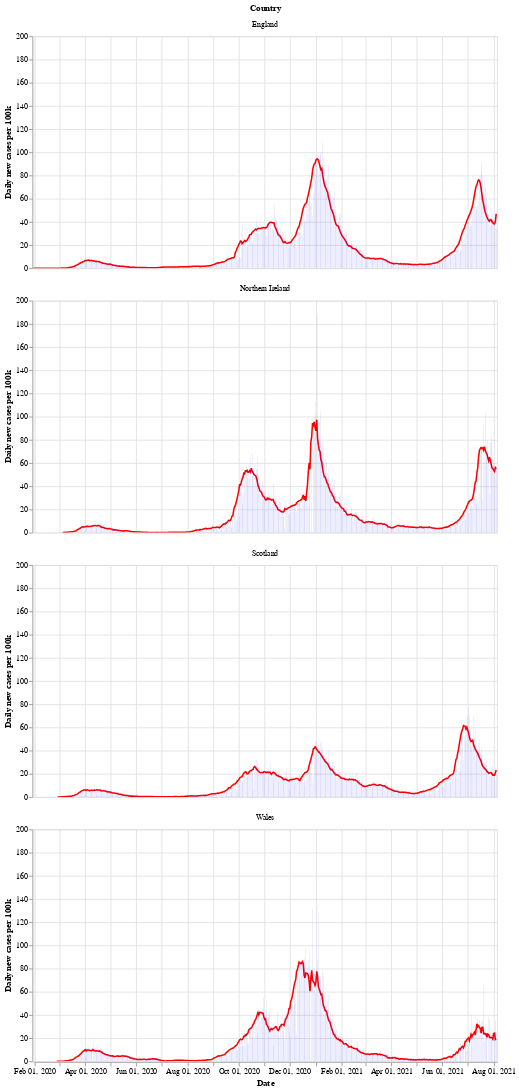

The notebook cell this image was saved under:
### Markdown cell above
Next is a bar chart of the number of new cases in each country (per 100k population), with the 7 day moving average of cases. Again we see that Wales saw a longer period of raising and falling cases compared to the other countries.

After a period of cases falling, each nation is now seeing a rise in the number of cases - especially in Wales.

### Code cell
# collapse
bars = alt.Chart(uk_cases).mark_bar().encode(
    x=alt.X("yearmonthdate(date):T", axis=alt.Axis(title='Date')),
    y=alt.Y("newCasesRate:Q", axis=alt.Axis(title='Daily new cases per 100k')),
    tooltip='newCasesRate',
    color=alt.condition(
        alt.datum.dailyChange > 0,
        alt.value("orange"),  # The positive color
        alt.value("blue")  # The negative color
    )
).properties(title='New cases per 100k population with rolling 7 day average', width=600).interactive()
line = alt.Chart(uk_cases).mark_line(
    color='red',
    size=2,
).transform_window(
    rolling_mean='mean(newCasesRate)',
    frame=[0, 7],
    groupby=['areaName']
).encode(
    x='yearmonthdate(date):T',
    y='rolling_mean:Q'
)
alt.layer(line, bars, data=uk_cases).facet(alt.Row('areaName', title='Country'), columns=1)

### Figure 1 — Vega-Lite specification as saved in the notebook (floating-point values rounded to 4 significant figures; data arrays with more than 128 entries replaced by an {"elided": "..."} marker saying what was removed)
{"config": {"view": {"continuousWidth": 400, "continuousHeight": 300}}, "data": {"name": "data-bf78f0ae4aaabed1bbae47130e12262c"}, "facet": {"type": "nominal", "field": "areaName", "title": "Country"}, "spec": {"layer": [{"mark": {"type": "line", "color": "red", "size": 2}, "encoding": {"x": {"type": "temporal", "field": "date", "timeUnit": "yearmonthdate"}, "y": {"type": "quantitative", "field": "rolling_mean"}}, "transform": [{"window": [{"op": "mean", "field": "newCasesRate", "as": "rolling_mean"}], "frame": [0, 7], "groupby": ["areaName"]}]}, {"mark": "bar", "encoding": {"color": {"condition": {"value": "orange", "test": "(datum.dailyChange > 0)"}, "value": "blue"}, "tooltip": {"type": "quantitative", "field": "newCasesRate"}, "x": {"type": "temporal", "axis": {"title": "Date"}, "field": "date", "timeUnit": "yearmonthdate"}, "y": {"type": "quantitative", "axis": {"title": "Daily new cases per 100k"}, "field": "newCasesRate"}}, "selection": {"selector002": {"type": "interval", "bind": "scales", "encodings": ["x", "y"]}}, "title": "New cases per 100k population with rolling 7 day average", "width": 600}]}, "columns": 1, "$schema": "https://vega.github.io/schema/vega-lite/v4.8.1.json", "datasets": {"data-bf78f0ae4aaabed1bbae47130e12262c": {"elided": "2120 records"}}}
